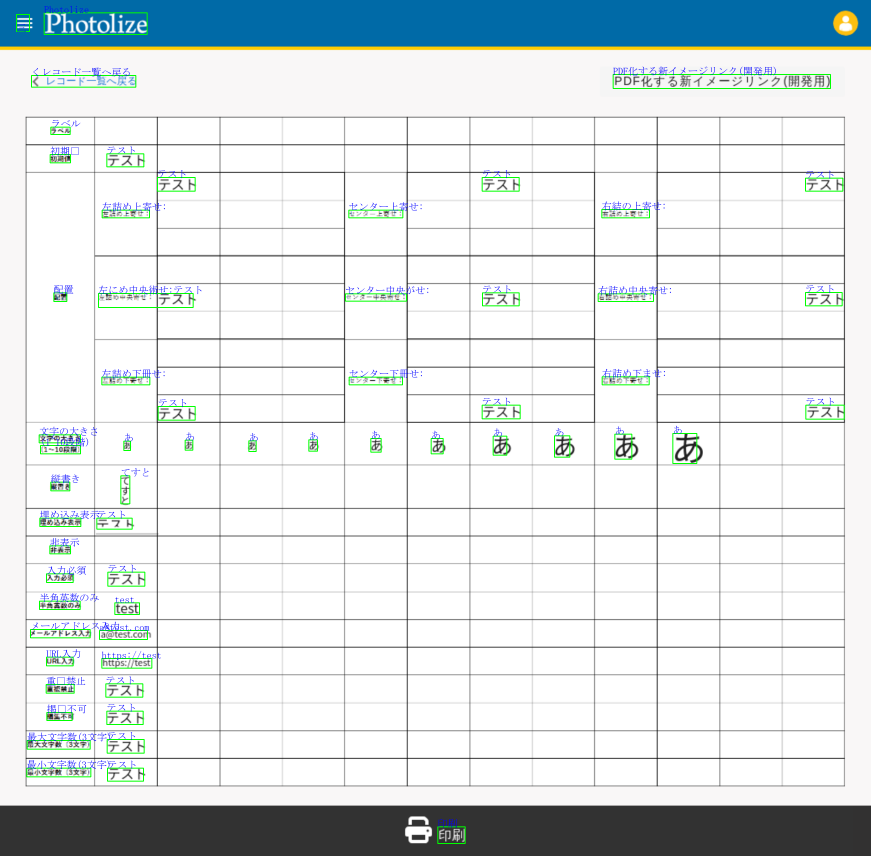
#> input picture python/TestScript/photolize/slt_ver1/azure_cv_ocr/base.png, 2613 x 2567 px, given in place of web_before.png, which was not available (shown at 1/3 size)
$ python detect_rec_divide_bin.py
#> lines starting #> are read from the running program, lines starting #| are printed output that depends on the picture; after the words box and inside, x2 and y2 are one past the last pixel; in counts of white or black regions, pixels touching at a corner belong together; pictures that were not available may be replaced by others from this repository, and a replacement may not be noted
# 成功作
# 差分領域の検出ができているかを確認するようのプログラム
# 連番の色枠付き画像を生成＆対応する赤枠と緑枠を出力＆赤枠と緑枠の座標と幅と高さを出力＆配置の差異判定
# 参考サイト：https://sosotata.com/spot7differences/
import cv2
import os
import numpy as np
import subprocess
import math

# 保存先ディレクトリを作成
output_dir = os.path.join(os.path.dirname(os.path.abspath(__file__)), "high_png/")
# フォルダが存在しない場合は作成
if not os.path.exists(output_dir):
    os.makedirs(output_dir)
# ファイル名を生成
output_file_name_A = 'web_before.png'
output_file_name_B = 'web_after.png'
# ファイルパスを作成
output_file_path_A = os.path.join(output_dir, output_file_name_A)
output_file_path_B = os.path.join(output_dir, output_file_name_B)

img1 = cv2.imread(output_file_path_A)
#> img1 is the input picture: shape (2567, 2613, 3); mean B, G, R 227.9, 226.6, 219.5
img2 = cv2.imread(output_file_path_B)
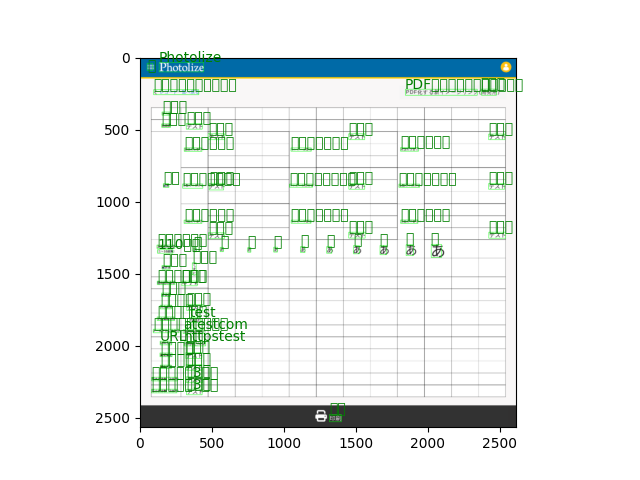
#> input picture python/TestScript/photolize/slt_ver1/azure_cv_ocr/ocr.png, 640 x 480 px, given in place of web_after.png, which was not available
#> img2 is the input picture: shape (480, 640, 3); mean B, G, R 235.4, 238.1, 232.5

# 画像1のサイズを取得
height1, width1, _ = img1.shape

# 画像2のサイズを取得
height2, width2, _ = img2.shape

# ターゲットのサイズ
target_width = 2613
target_height = 2567

# サイズが異なる場合はリサイズ
if (width1, height1) != (width2, height2):
    img1 = cv2.resize(img1, (target_width, target_height))
    img2 = cv2.resize(img2, (target_width, target_height))
#> img2: shape (2567, 2613, 3)
    # # ターゲットの幅を指定し、アスペクト比を維持してリサイズ
    # width = 1200
    # img1 = cv2.resize(img1, (width, int(img1.shape[0] * (width / img1.shape[1]))), interpolation=cv2.INTER_AREA)
    # img2 = cv2.resize(img2, (width, int(img2.shape[0] * (width / img2.shape[1]))), interpolation=cv2.INTER_AREA)

clahe = cv2.createCLAHE(clipLimit=30.0, tileGridSize=(10, 10))
img1_gray = cv2.cvtColor(img1, cv2.COLOR_BGR2GRAY)
img2_gray = cv2.cvtColor(img2, cv2.COLOR_BGR2GRAY)
img1_gray = clahe.apply(img1_gray)
img2_gray = clahe.apply(img2_gray)

img1_gray = cv2.GaussianBlur(img1_gray, (13, 13), 0)
img2_gray = cv2.GaussianBlur(img2_gray, (13, 13), 0)

# 画像の差分を計算
diff = cv2.absdiff(img1_gray, img2_gray)
ret, diff = cv2.threshold(diff, 0, 255, cv2.THRESH_BINARY + cv2.THRESH_OTSU)
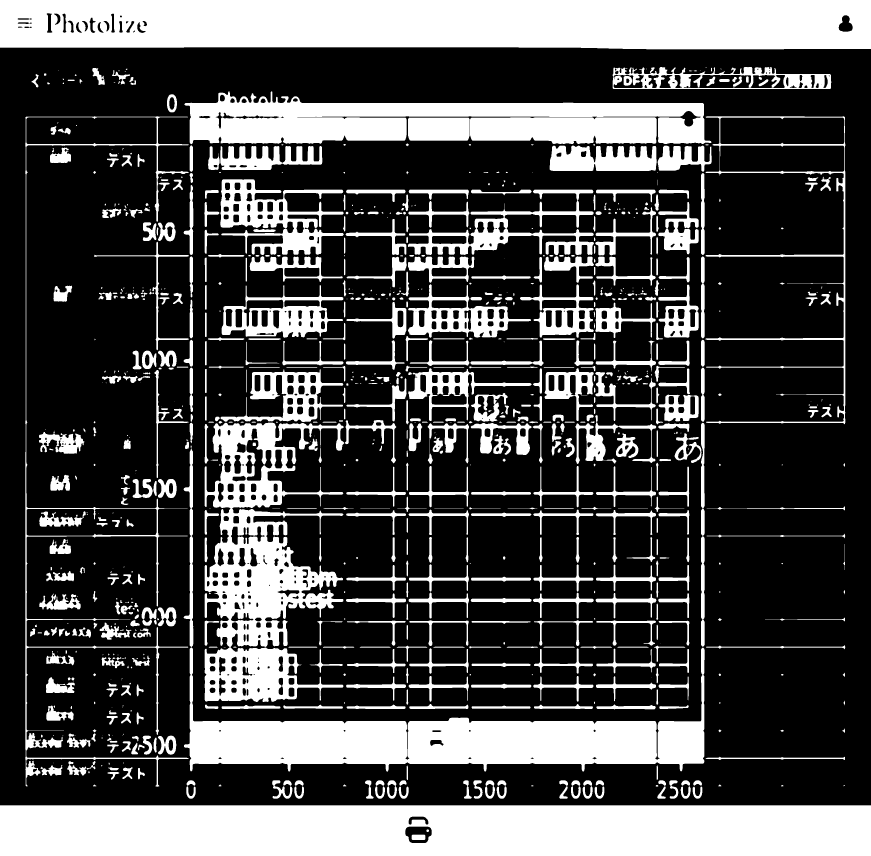
#> diff: shape (2567, 2613) (shown at 1/3 size); 29.5% white; 935 white regions (239 under 20 px), largest, box (x1, y1, x2, y2) and area: (0, 2416, 2613, 2567) 390575, (0, 0, 2613, 148) 370351, (552, 1942, 2114, 2315) 202755
#> ret = 90
diff = cv2.GaussianBlur(diff, (11, 11), 0)

### 枠づけ ###
red_rectangles = []  # 赤枠の情報を格納するリスト
green_rectangles = []  # 緑枠の情報を格納するリスト
text_positions1 = []  # 変更前画像から変更後画像を引いた差分画像における、文字の位置情報を格納するリスト
text_positions2 = []  # 変更後画像から変更前画像を引いた差分画像における、文字の位置情報を格納するリスト
all_text_positions = []  # 上記２つのリストを足し合わせた、文字の位置情報を格納するリスト
correct_contours1 = [] # text_position1の枠の中心座標を取り除いた、枠の情報を格納するリスト
correct_contours2 = [] # text_position2の枠の中心座標を取り除いた、枠の情報を格納するリスト
threshold_distance = 100

# 二値化
ret, img1_bin = cv2.threshold(img1_gray, 0, 255, cv2.THRESH_BINARY + cv2.THRESH_OTSU)
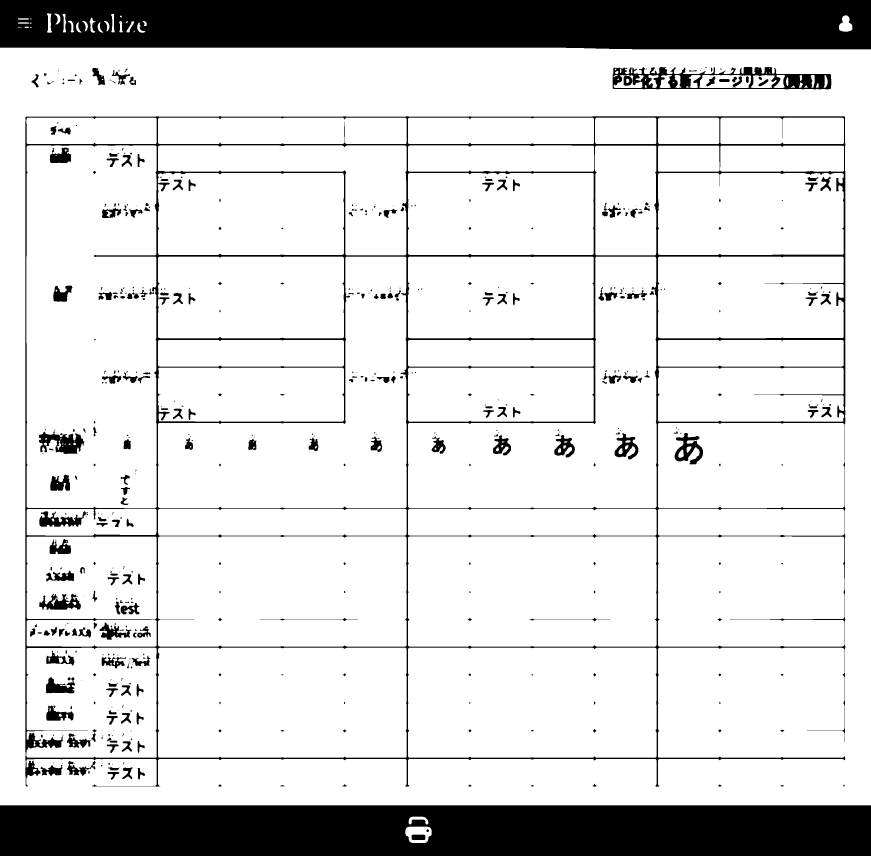
#> img1_bin: shape (2567, 2613) (shown at 1/3 size); 84.6% white; 520 black regions (211 under 20 px), largest, box (x1, y1, x2, y2) and area: (0, 2416, 2613, 2567) 390596, (0, 0, 2613, 148) 372205, (76, 349, 2536, 2360) 149770
#> ret = 167
img1_bin = cv2.GaussianBlur(img1_bin, (11, 11), 0)
ret, img2_bin = cv2.threshold(img2_gray, 0, 255, cv2.THRESH_BINARY + cv2.THRESH_OTSU)
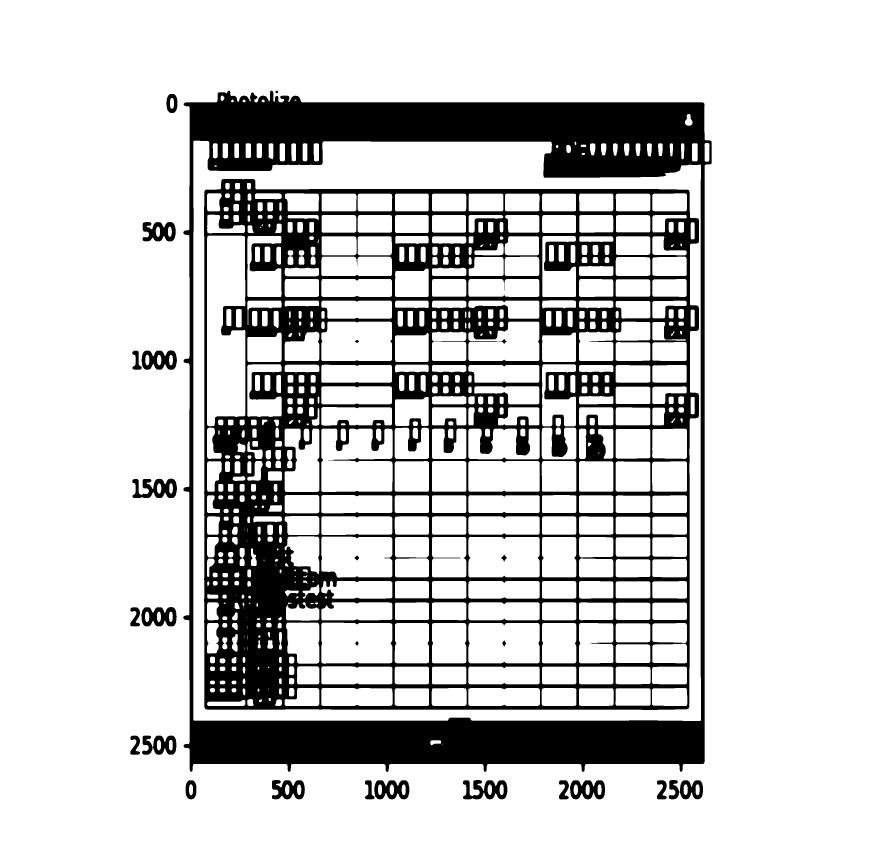
#> img2_bin: shape (2567, 2613) (shown at 1/3 size); 80.7% white; 28 black regions
#> ret = 178
img2_bin = cv2.GaussianBlur(img2_bin, (11, 11), 0)

# 白黒を逆にする
img1_bin_reverse = cv2.bitwise_not(img1_bin)
img2_bin_reverse = cv2.bitwise_not(img2_bin)

# 画像Aから画像Bを引くことで1枚目の画像の差分のみを取得
diff_before = cv2.subtract(img1_bin_reverse, img2_bin_reverse)
diff_after = cv2.subtract(img2_bin_reverse, img1_bin_reverse)

# 差分画像に輪郭を描画
contours1, _ = cv2.findContours(diff_before, cv2.RETR_EXTERNAL, cv2.CHAIN_APPROX_SIMPLE)
#> contours1 = 416 contours, 19 with area under 20; largest, box (x1, y1, x2, y2) and area: (0, 2411, 2613, 2567) 404860, (0, 0, 2613, 153) 388072, (71, 344, 570, 2365) 189444, (2112, 344, 2541, 2230) 146669, (1833, 196, 2499, 273) 43590
contours2, _ = cv2.findContours(diff_after, cv2.RETR_EXTERNAL, cv2.CHAIN_APPROX_SIMPLE)
#> contours2 = 13 contours; largest, box (x1, y1, x2, y2) and area: (545, 267, 2140, 2321) 3109450, (1672, 2336, 1820, 2403) 8663, (1966, 2335, 2114, 2403) 8536, (386, 2202, 534, 2268) 8440, (1090, 2336, 1233, 2403) 8240
all_contours = contours1 + contours2
#> all_contours = 429 contours, 19 with area under 20; largest, box (x1, y1, x2, y2) and area: (545, 267, 2140, 2321) 3109450, (0, 2411, 2613, 2567) 404860, (0, 0, 2613, 153) 388072, (71, 344, 570, 2365) 189444, (2112, 344, 2541, 2230) 146669
print("抽出された枠の数:", len(all_contours))
#| 抽出された枠の数: 429

# 各枠に対して処理を行う
for contour in contours1:
    x, y, w, h = cv2.boundingRect(contour)
    # 枠の中心座標を計算
    center_x = x + w // 2
    center_y = y + h // 2

    # 既存の文字と近くにある場合、同じ枠に追加
    is_added_to_existing = False
    for text_position in text_positions1:
        dist = np.sqrt((center_x - text_position[0]) ** 2 + (center_y - text_position[1]) ** 2)
        if dist < threshold_distance:  # 適切な距離の閾値を設定
            text_position[0] = (text_position[0] + center_x) // 2  # 中心座標を更新
            text_position[1] = (text_position[1] + center_y) // 2
            text_position[2] = min(text_position[2], x)  # 枠の左上座標を更新
            text_position[3] = min(text_position[3], y)
            text_position[4] = max(text_position[4], x + w)  # 枠の右下座標を更新
            text_position[5] = max(text_position[5], y + h)
            is_added_to_existing = True
            break

    # 新しい枠として追加
    if not is_added_to_existing:
        text_positions1.append([center_x, center_y, x, y, x + w, y + h])
#> this loop made 416 passes
#> (x, y, w, h, center_x, center_y) on passes 2 to 4: (1228, 2354, 5, 5, 1230, 2356), (840, 2353, 6, 7, 843, 2356), (2337, 2350, 19, 14, 2346, 2357)

        # 各枠に対して処理を行う
for contour in contours2:
    x, y, w, h = cv2.boundingRect(contour)
    # 枠の中心座標を計算
    center_x = x + w // 2
    center_y = y + h // 2

    # 既存の文字と近くにある場合、同じ枠に追加
    is_added_to_existing = False
    for text_position in text_positions2:
        dist = np.sqrt((center_x - text_position[0]) ** 2 + (center_y - text_position[1]) ** 2)
        if dist < threshold_distance:  # 適切な距離の閾値を設定
            text_position[0] = (text_position[0] + center_x) // 2  # 中心座標を更新
            text_position[1] = (text_position[1] + center_y) // 2
            text_position[2] = min(text_position[2], x)  # 枠の左上座標を更新
            text_position[3] = min(text_position[3], y)
            text_position[4] = max(text_position[4], x + w)  # 枠の右下座標を更新
            text_position[5] = max(text_position[5], y + h)
            is_added_to_existing = True
            break

    # 新しい枠として追加
    if not is_added_to_existing:
        text_positions2.append([center_x, center_y, x, y, x + w, y + h])
#> this loop made 13 passes

all_text_positions = text_positions1 + text_positions2

# 適切な枠の情報をもつリストの作成
for position in text_positions1:
    x1, y1, x2, y2 = position[2:]
    correct_contours1.append([x1, y1, x2-x1, y2-y1])
#> this loop made 151 passes
#> position on passes 1 to 3: [1306, 2489, 0, 2411, 2613, 2567], [1226, 2337, 1215, 2291, 1233, 2359], [843, 2356, 840, 2353, 846, 2360]

# 適切な枠の情報をもつリストの作成
for position in text_positions2:
    x1, y1, x2, y2 = position[2:]
    correct_contours2.append([x1, y1, x2-x1, y2-y1])
#> this loop made 13 passes
#> position on passes 1 to 8: [1746, 2369, 1672, 2336, 1820, 2403], [1161, 2369, 1090, 2336, 1233, 2403], [573, 2369, 552, 2336, 594, 2403], [2040, 2369, 1966, 2335, 2114, 2403], [1455, 2369, 1384, 2335, 1527, 2403], [865, 2369, 811, 2335, 920, 2403], [460, 2235, 386, 2202, 534, 2268], [460, 1850, 386, 1816, 535, 1884]

print("検出された枠ペア数:", int(len(all_text_positions)/2))
#| 検出された枠ペア数: 82

# [16 lines of commented-out code are left out]
before = cv2.cvtColor(diff_before, cv2.COLOR_GRAY2BGR)
# 原画像をカラーに変換
after = cv2.cvtColor(diff_after, cv2.COLOR_GRAY2BGR)

# 枠を描画
for c in correct_contours1:
    x, y, w, h = c

    if w > 1 and h > 1:
        # 差異が２枚目の画像で大きい場合、赤色で表示
        cv2.rectangle(before, (x, y), (x + w, y + h), (0, 0, 255), 3)
        red_rectangles.append((x, y, w, h))
#> this loop made 151 passes
#> c on passes 1 to 3: [0, 2411, 2613, 156], [1215, 2291, 18, 68], [840, 2353, 6, 7]

# 枠を描画
for c in correct_contours2:
    x, y, w, h = c

    if w > 1 and h > 1:
        # 差異が１枚目の画像で大きい場合、緑色で表示
        cv2.rectangle(after, (x, y), (x + w, y + h), (0, 255, 0), 4)
        green_rectangles.append((x, y, w, h))
#> this loop made 13 passes
#> c on passes 1 to 8: [1672, 2336, 148, 67], [1090, 2336, 143, 67], [552, 2336, 42, 67], [1966, 2335, 148, 68], [1384, 2335, 143, 68], [811, 2335, 109, 68], [386, 2202, 148, 66], [386, 1816, 149, 68]

# red_rectangles の各矩形を x^2 + y^2 の和で昇順にソートする
red_rectangles.sort(key=lambda rect: math.sqrt(rect[0]**2 + rect[1]**2))
# red_rectangles の各矩形を x^2 + y^2 の和で昇順にソートする
green_rectangles.sort(key=lambda rect: math.sqrt(rect[0]**2 + rect[1]**2))

# 対応する赤枠と緑枠を表示
match_list = []  # マッチング結果を格納するリスト
used_green_rect_indices = set()  # すでに対応付けされた緑枠のインデックスを格納する集合
for i, (x1, y1, w1, h1) in enumerate(red_rectangles, start=1):
    min_distance = float('inf')  # 最小距離を初期化
    closest_green_rect_index = None  # 最も近い緑枠のインデックスを初期化

    for j, (x2, y2, w2, h2) in enumerate(green_rectangles, start=1):
        if j-1 in used_green_rect_indices:  # すでに対応付けされた緑枠はスキップする
            continue

        # 赤枠と緑枠の中心座標を計算
        center_x1 = x1 + w1 // 2
        center_y1 = y1 + h1 // 2
        center_x2 = x2 + w2 // 2
        center_y2 = y2 + h2 // 2

        # 中心座標間の距離を計算
        distance = np.sqrt((center_x1 - center_x2)**2 + (center_y1 - center_y2)**2)

        if distance < 850 and distance < min_distance:  # 適切な距離の閾値を設定
            min_distance = distance
            closest_green_rect_index = j-1

    if closest_green_rect_index is not None:
        match_list.append((i, closest_green_rect_index+1, red_rectangles[i-1], green_rectangles[closest_green_rect_index]))
        used_green_rect_indices.add(closest_green_rect_index)  # 対応付けされた緑枠のインデックスを集合に追加する
        print(f"赤枠{i:2} と緑枠{closest_green_rect_index+1:2} は対応します")
#> this loop made 151 passes
#> (x1, y1, w1, h1) on passes 1 to 3: (0, 0, 2613, 153), (90, 217, 31, 50), (127, 206, 125, 53)
#> (printed output is left out)


# [26 lines of commented-out code are left out]
for i, (x, y, w, h) in enumerate(red_rectangles, start=1):
    cv2.putText(before, str(i), (x, y-5), cv2.FONT_HERSHEY_SIMPLEX, 1, (0, 0, 255), 3)
    print(f"赤枠{i:2}: x座標 ={x:5}, y座標 ={y:5}, 幅 ={w:4}, 高さ ={h:3}")
#> this loop made 151 passes
#> (printed output is left out)
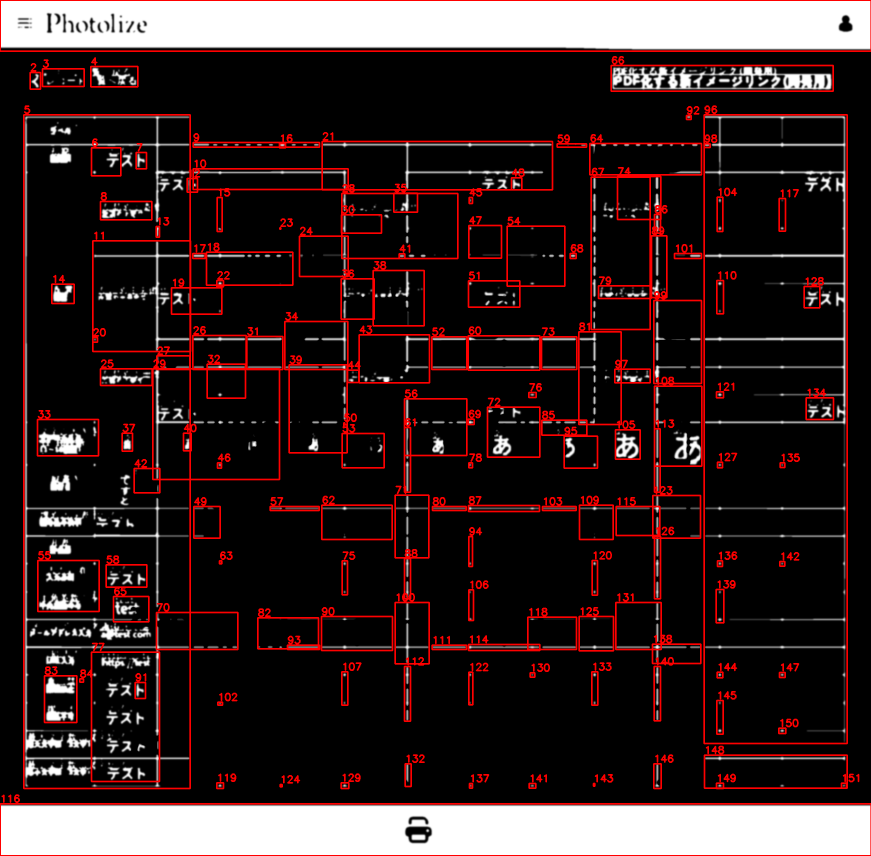
#> before: shape (2567, 2613, 3) (shown at 1/3 size); mean B, G, R 36.4, 36.4, 52.8

# 緑枠に番号を割り振りながら座標を出力
for i, (x, y, w, h) in enumerate(green_rectangles, start=1):
    cv2.putText(after, str(i), (x, y-5), cv2.FONT_HERSHEY_SIMPLEX, 1, (0, 255, 0), 3)
    print(f"緑枠{i:2}: x座標 ={x:5}, y座標 ={y:5}, 幅 ={w:4}, 高さ ={h:3}")
#> this loop made 13 passes
#> (x, y, w, h) on passes 1 to 8: (494, 277, 43, 67), (545, 267, 1595, 2054), (423, 661, 109, 68), (392, 1046, 144, 68), (392, 1431, 144, 68), (386, 1816, 149, 68), (386, 2202, 148, 66), (552, 2336, 42, 67)
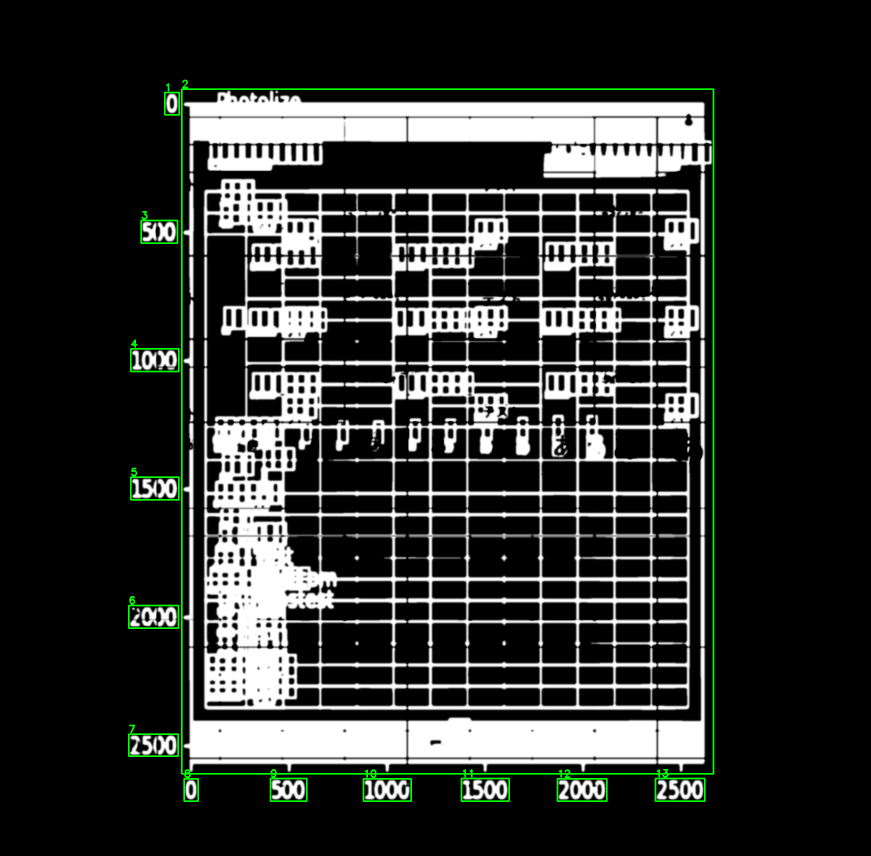
#> after: shape (2567, 2613, 3) (shown at 1/3 size); mean B, G, R 47.2, 49.6, 47.2


### 差異が検出されたか判定 ###
# ある閾値以上の白いピクセルが存在する場合、差分があると判断する
threshold = 100  # 適切な閾値を選択
red_text_start = "\033[91m"
red_text_end = "\033[0m"
green_text_start = "\033[92m"
green_text_end = "\033[0m"

# 座標の違いから配置の差異を検出
# match_listを使用して、赤枠と緑枠の座標の差を求める
count = 0
# 幅と高さの差の許容誤差
tolerance = 5
for i, (red_point, green_point, red_rect, green_rect) in enumerate(match_list, start=1):
    x1, y1, w1, h1 = red_rect
    x2, y2, w2, h2 = green_rect

    # 赤枠と緑枠の座標の差を計算
    x_diff = x1 - x2
    y_diff = y1 - y2
    w_diff = w1 - w2
    h_diff = h1 - h2

    # 幅と高さの差が許容誤差以内のとき
    if abs(w_diff) <= tolerance and abs(h_diff) <= tolerance:
        # x座標またはy座標の差が0以外のとき
        if x_diff != 0 or y_diff != 0:
            count += 1 # いくつ差異箇所があったかをカウント

        # 差を表示
        print(f"(赤枠{red_point}, 緑枠{green_point}): x座標差={abs(x_diff):5}, y座標差={abs(y_diff):5}, 幅差={abs(w_diff):2}, 高低差={abs(h_diff):2}")
#> this loop made 13 passes
#> (red_point, green_point, red_rect, green_rect) on passes 1 to 8: (1, 1, (0, 0, 2613, 153), (494, 277, 43, 67)), (2, 3, (90, 217, 31, 50), (423, 661, 109, 68)), (5, 5, (71, 344, 499, 2021), (392, 1431, 144, 68)), (6, 4, (274, 443, 88, 84), (392, 1046, 144, 68)), (18, 2, (619, 756, 259, 99), (545, 267, 1595, 2054)), (20, 6, (278, 1012, 14, 14), (386, 1816, 149, 68)), (42, 7, (402, 1405, 77, 73), (386, 2202, 148, 66)), (49, 8, (581, 1519, 79, 95), (552, 2336, 42, 67))

if count > 0:
    print(f"{red_text_start}配置の差異を {count} 箇所検出しました{red_text_end}")
else:
    print(f"{green_text_start}配置の差異はありません{green_text_end}")

# 差分画像を保存
output_file_name1 = "before.png"
output_file_name2 = "after.png"
output_dir2 = os.path.join(os.path.dirname(os.path.abspath(__file__)), "test_png")
# フォルダが存在しない場合は作成
if not os.path.exists(output_dir2):
    os.makedirs(output_dir2)
    command = f"sudo chown -R aridome:aridome {output_dir2}"
    # コマンドを実行
    subprocess.call(command, shell=True)
#> (this line was passed over: subprocess is not available in this run)

# ファイルパスを作成
output_file_path = os.path.join(output_dir2, output_file_name1)

# 画像を保存する
cv2.imwrite(output_file_path, diff_before)

# ファイルパスを作成
output_file_path = os.path.join(output_dir2, output_file_name2)

# 画像を保存する
cv2.imwrite(output_file_path, diff_after)

print(f"2つの画像の差異部分に枠をつけたカラー画像をに保存しました")
